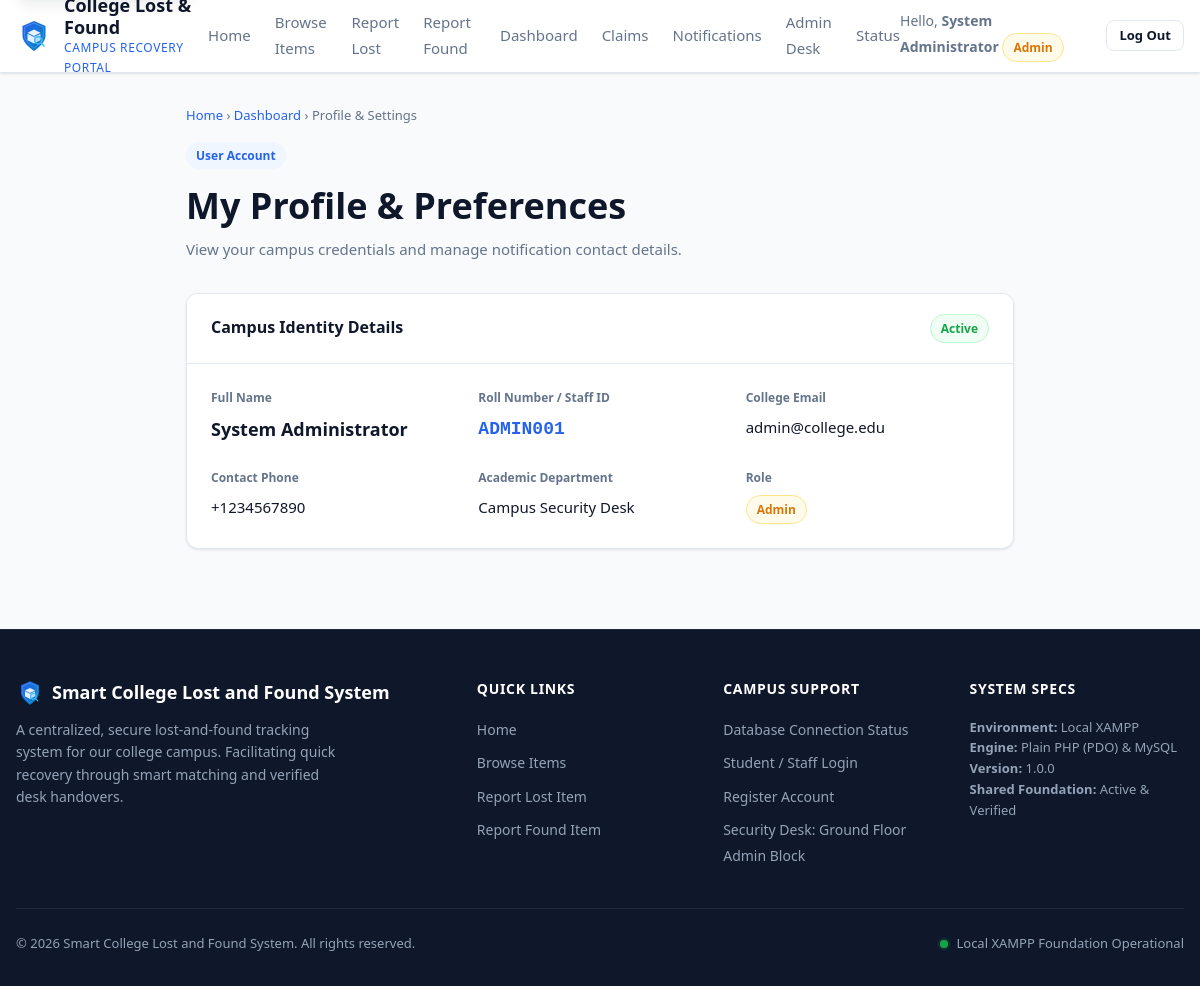
The app's page /profile.php (signed in) with its own data.
### tables this page shows
CREATE TABLE users (
    id INT UNSIGNED AUTO_INCREMENT PRIMARY KEY,
    role ENUM('student', 'staff', 'admin') NOT NULL DEFAULT 'student',
    student_id VARCHAR(30) NULL UNIQUE COMMENT 'College Roll Number / Staff ID',
    full_name VARCHAR(100) NOT NULL,
    email VARCHAR(120) NOT NULL UNIQUE,
    password_hash VARCHAR(255) NOT NULL COMMENT 'Bcrypt / Argon2 hash - Plaintext strictly prohibited',
    phone VARCHAR(20) NOT NULL,
    department VARCHAR(100) NULL,
    status ENUM('active', 'suspended') NOT NULL DEFAULT 'active',
    created_at TIMESTAMP DEFAULT CURRENT_TIMESTAMP,
    updated_at TIMESTAMP DEFAULT CURRENT_TIMESTAMP ON UPDATE CURRENT_TIMESTAMP,
    INDEX idx_user_role_status (role, status),
    INDEX idx_user_email (email)
);

### includes/functions.php (called while the page is built, shortened)
<?php
function e(?string $string): string {
    return htmlspecialchars($string ?? '', ENT_QUOTES, 'UTF-8');
}
function url(string $path = ''): string {
    $base = rtrim(BASE_URL, '/');
    $cleanPath = ltrim($path, '/');
    return $base === '' ? '/' . $cleanPath : $base . '/' . $cleanPath;
}
function is_logged_in(): bool {
    return !empty($_SESSION['user_id']);
}
function is_admin(): bool {
    return is_logged_in() && ($_SESSION['role'] ?? '') === 'admin';
}
function get_current_user_session(): ?array {
    return [
        'id'        => $_SESSION['user_id'] ?? null,
        'role'      => $_SESSION['role'] ?? 'student',
        'full_name' => $_SESSION['full_name'] ?? 'User',
        'email'     => $_SESSION['email'] ?? ''
    ];
}

### profile.php (the view, shortened to what this page needs)
<?php
require_once __DIR__ . '/includes/functions.php';
$activeNav = 'profile';
$currentUser = get_current_user_session();
$userId = (int)$currentUser['id'];
$user = null;
try {
    $pdo = get_db_connection();
    $stmt = $pdo->prepare("SELECT id, role, student_id, full_name, email, phone, department, status, created_at FROM users WHERE id = :id");
    $stmt->execute([':id' => $userId]);
    $user = $stmt->fetch(PDO::FETCH_ASSOC);
} catch (Throwable $e) {
}
require_once __DIR__ . '/includes/header.php';
?>
<div class="container section" style="padding-top: var(--space-8); max-width: 860px;">
    <nav aria-label="Breadcrumb" style="font-size: 0.8125rem; color: var(--color-text-muted); margin-bottom: var(--space-4);">
        <a href="<?= url('index.php') ?>">Home</a> &rsaquo;
        <a href="<?= url('dashboard.php') ?>">Dashboard</a> &rsaquo;
        <span>Profile &amp; Settings</span>
    </nav>
    <div style="margin-bottom: var(--space-8);">
        <span class="badge badge-primary" style="margin-bottom: var(--space-2);">User Account</span>
        <h1 style="font-size: 2.25rem; font-weight: 800; color: var(--color-text); margin-bottom: 2px;">
            My Profile &amp; Preferences
        </h1>
        <p style="color: var(--color-text-muted); font-size: 0.9375rem;">
            View your campus credentials and manage notification contact details.
        </p>
    </div>
    <div class="card" style="margin-bottom: var(--space-8);">
        <div class="card-header">
            <strong>Campus Identity Details</strong>
            <span class="badge <?= ($user['status'] ?? '') === 'active' ? 'badge-success' : 'badge-danger' ?>">
                <?= ucfirst(e($user['status'] ?? 'active')) ?>
            </span>
        </div>
        <div class="card-body">
            <div style="display: grid; grid-template-columns: repeat(auto-fit, minmax(240px, 1fr)); gap: var(--space-6);">
                <div>
                    <label class="form-label" style="font-size: 0.75rem; color: var(--color-text-muted);">Full Name</label>
                    <div style="font-size: 1.125rem; font-weight: 700; color: var(--color-text);">
                        <?= e($user['full_name'] ?? '') ?>
                    </div>
                </div>
                <div>
                    <label class="form-label" style="font-size: 0.75rem; color: var(--color-text-muted);">Roll Number / Staff ID</label>
                    <div style="font-size: 1.125rem; font-family: var(--font-mono); font-weight: 700; color: var(--color-primary);">
                        <?= e($user['student_id'] ?? 'N/A') ?>
                    </div>
                </div>
                <div>
                    <label class="form-label" style="font-size: 0.75rem; color: var(--color-text-muted);">College Email</label>
                    <div style="font-size: 0.9375rem; color: var(--color-text);">
                        <?= e($user['email'] ?? '') ?>
                    </div>
                </div>
                <div>
                    <label class="form-label" style="font-size: 0.75rem; color: var(--color-text-muted);">Contact Phone</label>
                    <div style="font-size: 0.9375rem; color: var(--color-text);">
                        <?= e($user['phone'] ?? '') ?>
                    </div>
                </div>
                <div>
                    <label class="form-label" style="font-size: 0.75rem; color: var(--color-text-muted);">Academic Department</label>
                    <div style="font-size: 0.9375rem; color: var(--color-text);">
                        <?= e($user['department'] ?? 'General') ?>
                    </div>
                </div>
                <div>
                    <label class="form-label" style="font-size: 0.75rem; color: var(--color-text-muted);">Role</label>
                    <div style="font-size: 0.9375rem;">
                        <span class="badge <?= ($user['role'] ?? '') === 'admin' ? 'badge-warning' : 'badge-secondary' ?>">
                            <?= ucfirst(e($user['role'] ?? 'student')) ?>
                        </span>
                    </div>
                </div>
            </div>
        </div>
    </div>
</div>
<?php require_once __DIR__ . '/includes/footer.php'; ?>

### includes/header.php (shortened to what this page needs)
<?php
require_once __DIR__ . '/functions.php';
$currentUser = get_current_user_session();
$activeNav = $activeNav ?? 'home';
?>
<!DOCTYPE html>
<html lang="en">
<head>
    <link rel="stylesheet" href="<?= url('assets/css/variables.css') ?>">
    <link rel="stylesheet" href="<?= url('assets/css/style.css') ?>">
    <link rel="stylesheet" href="<?= url('assets/css/responsive.css') ?>">
</head>
<body>
    <header class="site-header">
        <div class="container">
            <nav class="navbar" aria-label="Main Navigation">
                <a href="<?= url('index.php') ?>" class="navbar-brand">
                    <img src="<?= url('assets/images/logo.svg') ?>" alt="SCLFS Logo" width="36" height="36">
                    <div class="brand-text">
                        <span class="brand-title"><?= e(APP_SHORT_NAME) ?></span>
                        <span class="brand-subtitle">Campus Recovery Portal</span>
                    </div>
                </a>
                <ul class="navbar-menu" id="navbarMenu">
                    <li>
                        <a href="<?= url('index.php') ?>" class="nav-link <?= $activeNav === 'home' ? 'active' : '' ?>">
                            Home
                        </a>
                    </li>
                    <li>
                        <a href="<?= url('items.php') ?>" class="nav-link <?= $activeNav === 'items' ? 'active' : '' ?>">
                            Browse Items
                        </a>
                    </li>
                    <li>
                        <a href="<?= url('report-lost.php') ?>" class="nav-link <?= $activeNav === 'report-lost' ? 'active' : '' ?>">
                            Report Lost
                        </a>
                    </li>
                    <li>
                        <a href="<?= url('report-found.php') ?>" class="nav-link <?= $activeNav === 'report-found' ? 'active' : '' ?>">
                            Report Found
                        </a>
                    </li>
                    <?php if ($currentUser): ?>
                        <li>
                            <a href="<?= url('dashboard.php') ?>" class="nav-link <?= $activeNav === 'dashboard' ? 'active' : '' ?>">
                                Dashboard
                            </a>
                        </li>
                        <li>
                            <a href="<?= url('claims.php') ?>" class="nav-link <?= $activeNav === 'claims' ? 'active' : '' ?>">
                                Claims
                            </a>
                        </li>
                        <li>
                            <a href="<?= url('notifications.php') ?>" class="nav-link <?= $activeNav === 'notifications' ? 'active' : '' ?>">
                                Notifications
                            </a>
                        </li>
                        <?php if (is_admin()): ?>
                            <li>
                                <a href="<?= url('admin/index.php') ?>" class="nav-link <?= $activeNav === 'admin' ? 'active' : '' ?>">
                                    Admin Desk
                                </a>
                            </li>
                        <?php endif; ?>
                    <?php endif; ?>
                    <li>
                        <a href="<?= url('test_db.php') ?>" class="nav-link <?= $activeNav === 'test-db' ? 'active' : '' ?>">
                            Status
                        </a>
                    </li>
                </ul>
                <div class="navbar-actions">
                    <?php if ($currentUser): ?>
                        <div class="user-greeting" style="font-size: 0.875rem; color: var(--color-text-muted);">
                            Hello, <strong><?= e($currentUser['full_name']) ?></strong>
                            <?php if (is_admin()): ?>
                                <span class="badge badge-warning">Admin</span>
                            <?php endif; ?>
                        </div>
                        <a href="<?= url('api/auth/logout.php') ?>" class="btn btn-secondary btn-sm">Log Out</a>
                    <?php else: ?>
                        <a href="<?= url('login.php') ?>" class="btn btn-secondary btn-sm">Log In</a>
                        <a href="<?= url('register.php') ?>" class="btn btn-primary btn-sm">Register</a>
                    <?php endif; ?>
                </div>
            </nav>
        </div>
    </header>
    <main id="main-content">

### assets/css/variables.css (style rules this page uses)
:root { --color-primary: #2563eb; --color-primary-hover: #1d4ed8; --color-primary-light: #eff6ff; --color-accent: #0284c7; --color-accent-hover: #0369a1; --color-bg: #f8fafc; --color-surface: #ffffff; --color-surface-hover: #f1f5f9; --color-border: #e2e8f0; --color-border-focus: #3b82f6; --color-text: #0f172a; --color-text-muted: #64748b; --color-text-light: #94a3b8; --color-text-inverse: #ffffff; --color-success: #16a34a; --color-success-bg: #f0fdf4; --color-success-border: #bbf7d0; --color-warning: #d97706; --color-warning-bg: #fffbeb; --color-warning-border: #fde68a; --color-danger: #dc2626; --color-danger-bg: #fef2f2; --color-danger-border: #fecaca; --color-info: #0284c7; --color-info-bg: #f0f9ff; --color-info-border: #bae6fd; --color-custody-finder: #d97706; --color-custody-finder-bg: #fffbeb; --color-custody-finder-border: #fde68a; --color-custody-security: #4338ca; --color-custody-security-bg: #eef2ff; --color-custody-security-border: #c7d2fe; --color-custody-returned: #15803d; --color-custody-returned-bg: #f0fdf4; --color-custody-returned-border: #bbf7d0; --color-confidential: #7c3aed; --color-confidential-hover: #6d28d9; --color-confidential-bg: #f5f3ff; --color-confidential-border: #ddd6fe; --color-match-high: #16a34a; --color-match-high-bg: #dcfce7; --color-match-med: #d97706; --color-match-med-bg: #fef3c7; --color-match-low: #64748b; --color-match-low-bg: #f1f5f9; --font-sans: system-ui, -apple-system, BlinkMacSystemFont, 'Segoe UI', Roboto, 'Helvetica Neue', Arial, sans-serif; --font-mono: ui-monospace, SFMono-Regular, Menlo, Monaco, Consolas, 'Liberation Mono', monospace; --space-1: 0.25rem; --space-2: 0.5rem; --space-3: 0.75rem; --space-4: 1rem; --space-5: 1.25rem; --space-6: 1.5rem; --space-8: 2rem; --space-10: 2.5rem; --space-12: 3rem; --space-16: 4rem; --radius-sm: 0.375rem; --radius-md: 0.5rem; --radius-lg: 0.75rem; --radius-xl: 1rem; --radius-full: 9999px; --shadow-xs: 0 1px 2px 0 rgba(15, 23, 42, 0.05); --shadow-sm: 0 1px 3px 0 rgba(15, 23, 42, 0.08), 0 1px 2px -1px rgba(15, 23, 42, 0.08); --shadow-md: 0 4px 6px -1px rgba(15, 23, 42, 0.09), 0 2px 4px -2px rgba(15, 23, 42, 0.06); --shadow-lg: 0 10px 15px -3px rgba(15, 23, 42, 0.08), 0 4px 6px -4px rgba(15, 23, 42, 0.04); --shadow-xl: 0 20px 25px -5px rgba(15, 23, 42, 0.08), 0 8px 10px -6px rgba(15, 23, 42, 0.04); --focus-ring: 0 0 0 3px rgba(37, 99, 235, 0.35); --focus-ring-danger: 0 0 0 3px rgba(220, 38, 38, 0.3); --focus-outline: 2px solid var(--color-primary); --focus-outline-offset: 2px; --z-dropdown: 1000; --z-sticky: 1020; --z-drawer: 1030; --z-modal-backdrop: 1040; --z-modal: 1050; --z-toast: 1060; --transition-fast: 150ms cubic-bezier(0.4, 0, 0.2, 1); --transition-normal: 250ms cubic-bezier(0.4, 0, 0.2, 1); --max-content-width: 1200px; }

### records on screen
users: full_name "System Administrator", status "Active", student "ADMIN001", email "admin@college.edu", phone "+1234567890", department "Campus Security Desk", role "Admin"

### other values on screen
APP_NAME "Smart College Lost and Found System"
APP_VERSION "1.0.0"
